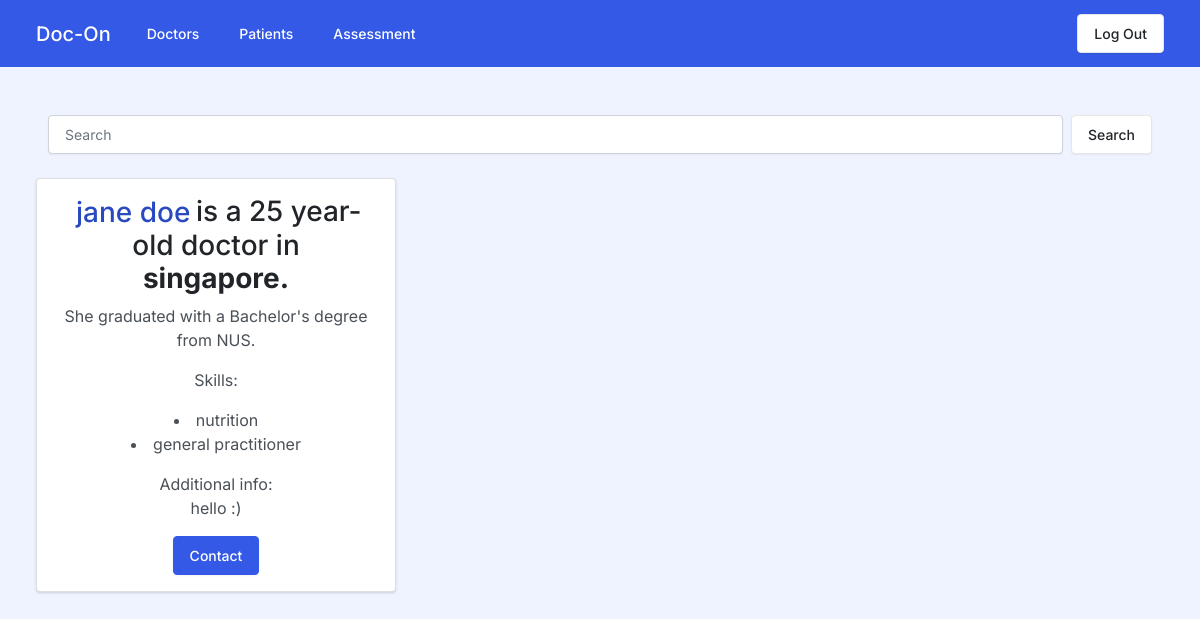
Page /doctors on the committed database.
### tables this page shows
CREATE TABLE users (
   username TEXT NOT NULL PRIMARY KEY,
   email TEXT,
   password TEXT NOT NULL,
   type TEXT,
   name TEXT,
   location TEXT,
   age TEXT,
   gender TEXT,
   additional TEXT,
   diseases TEXT,
   school TEXT,
   education TEXT,
   skills TEXT,
   likes INTEGER,
   dislikes INTEGER,
quiz TEXT);

### app.py (the view)
@app.route('/doctors', methods=['GET', 'POST'])
def doctors():
    if request.method == 'POST':
        search_un = request.form['search']
        with sqlite3.connect('app.db') as con:
            con.row_factory = sqlite3.Row
            cur = con.cursor()
            search = '%'+search_un+'%'
            cur.execute("SELECT name, email, location, school, education, age, gender, skills, additional, likes, dislikes FROM users WHERE name LIKE (?) OR school LIKE (?) OR education LIKE (?) OR gender LIKE (?) OR skills LIKE (?) OR additional LIKE (?) OR username LIKE (?)", (search, search, search, search, search, search, search))
            rows = cur.fetchall()
        doctors = []
        for row in rows:
            skills_un = row['skills']
            skills = skills_un.split(",")
            doctor = {
                'name': row['name'],
                'email': row['email'],
                'location': row['location'],
                'school': row['school'],
                'education': row['education'],
                'age': row['age'],
                'gender': row['gender'],
                'skills': skills,
                'add' : row['additional'],
                'likes': row['likes'],
                'dislikes' : row['dislikes']
            }
            doctors.append(doctor)
        return render_template('doctors.html', doctors=doctors, search=search_un)
    else:
        doctors =[]
        with sqlite3.connect('app.db') as con:
            con.row_factory = sqlite3.Row
            cur = con.cursor()
            cur.execute("SELECT name, email, location, school, education, age, gender, skills, additional, likes, dislikes FROM users WHERE type=(?)", ("doctor",))
            rows = cur.fetchall()
        for row in rows:
            skills_un = row['skills']
            skills = skills_un.split(",")
            doctor = {
                'name': row['name'],
                'email': row['email'],
                'location': row['location'],
                'school': row['school'],
                'education': row['education'],
                'age': row['age'],
                'gender': row['gender'],
                'skills': skills,
                'add' : row['additional'],
                'likes': row['likes'],
                'dislikes' : row['dislikes']
            }
            doctors.append(doctor)
        return render_template('doctors.html', doctors=doctors)

### templates/doctors.html (shortened to what this page needs)
{% extends "userLayout.html" %}
{% block styles %}
<link rel="stylesheet" href="../static/cards.css">
{% endblock %}
{% block body %}
<form action="/doctors" method="post" class="d-flex pt-5 px-5 align-items-center">
    <input class="form-control me-sm-2" type="text" name="search" placeholder="Search" value="{{ search }}">
    <button class="btn btn-secondary my-2 my-sm-0" type="submit">Search</button>
</form>
<div class="row m-4" data-masonry='{"percentPosition": true }'>
    {% for doctor in doctors %}
    <div class="col-sm-6 col-lg-4 mb-4">
        <div class="card text-center">
            <div class="card-body">
                <h3 class="card-text"><mark>{{ doctor.name }}</mark>is a {{doctor.age}} year-old doctor in
                    <strong>{{ doctor.location }}.</strong></h3>
                {% if doctor.gender == "male" %}
                <p class="card-text">He graduated with a {{ doctor.education }} from {{ doctor.school }}.
                </p>
                {% elif doctor.gender == "female" %}
                <p class="card-text">She graduated with a {{ doctor.education }} from {{ doctor.school }}.
                </p>
                {% else %}
                <p class="card-text">They graduated with a {{ doctor.education }} from {{ doctor.school }}.
                </p>
                {% endif %}
                <p class="card-text">Skills:</p>
                <ul>
                    {% for skill in doctor.skills %}
                    <li>{{ skill }}</li>
                    {% endfor %}
                </ul>
                {% if doctor.add %}
                <p class="card-text">Additional info:<br>{{ doctor.add }}</p>
                {% endif %}
                <a type="button" class="btn btn-primary" href="mailto:{{doctor.email}}">Contact</a>
            </div>
        </div>
    </div>
    {% endfor %}
    {% endblock %}

### static/cards.css (style rules this page uses)
body { background-color: #eff3ff; }
mark { color: #2949C0; background: none; }
ul { text-align: center; list-style-position: inside; padding-left: 0; }

### rows in the picture
users: name "jane doe", age "25", location "singapore", education "Bachelor's degree", school "NUS", skills "nutrition" "general practitioner", add "hello :)"
